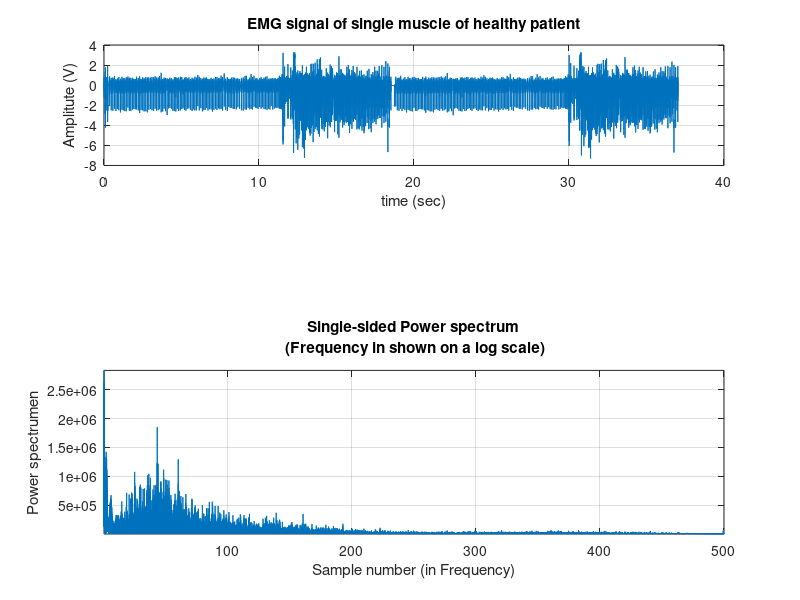
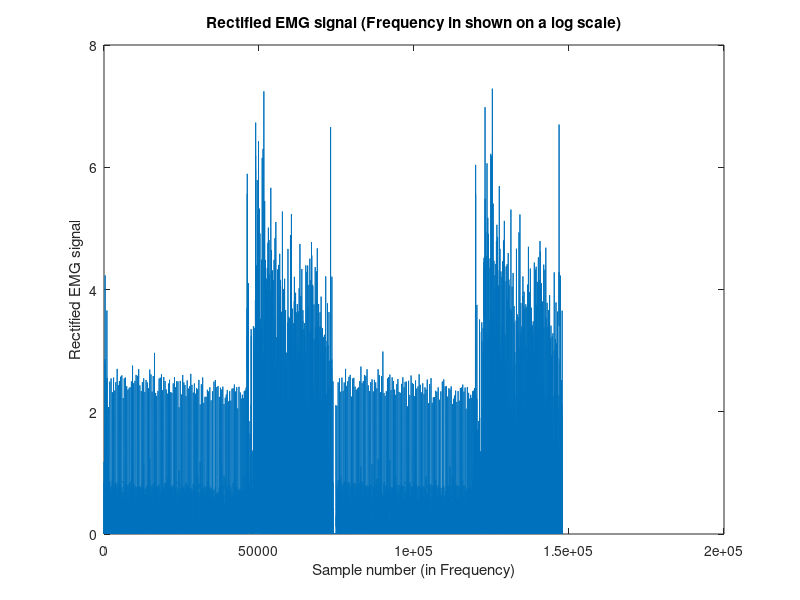
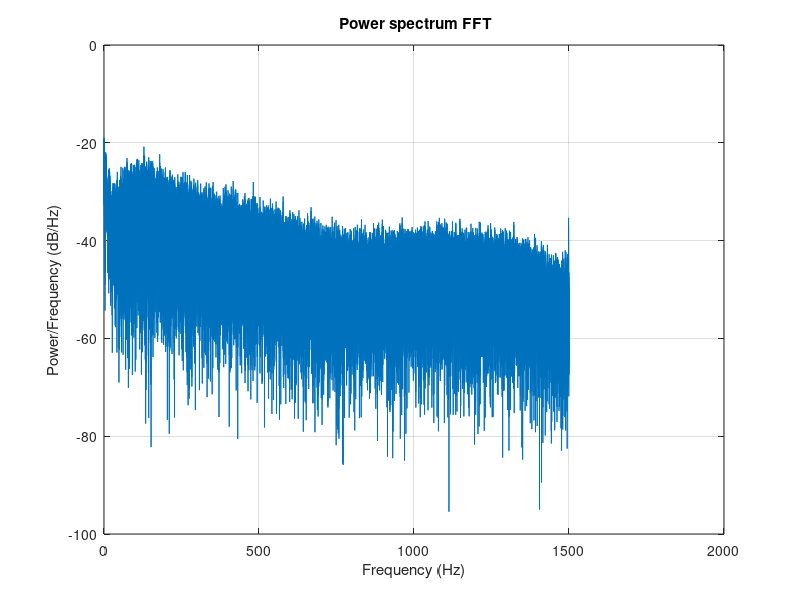
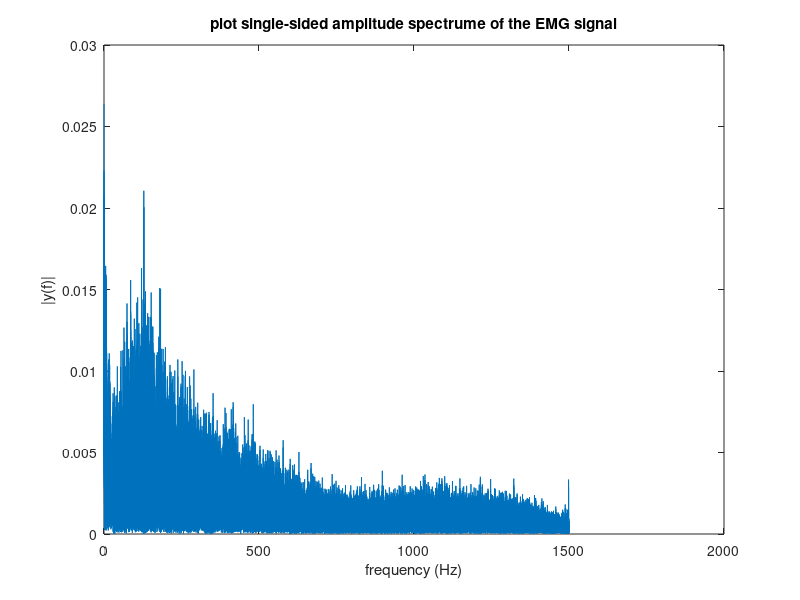

The MATLAB script that drew these images, in order:
clc;
close all;
clear all;
EMGSIG = load('emg_neuropathy.txt'); %replace the txt file accordingly
t = EMGSIG(:, 1);
y1 = EMGSIG(:, 2);
N = length(y1);
ls = size(y1);
f = 1/N;
fs = 3000;
T = 1/fs;
t1 = (0 : N-1) *T;
Nyquist = fs/2;
figure;
subplot (3,1,1);
plot(t,y1);
title ('EMG signal of single muscle of healthy patient');
xlabel ('time (sec)');
ylabel ('Amplitute (V)');
grid on;
Y= abs(fft(y1));
Y(1) = [];
power = abs(Y(1:N/2)).^2;
nyquist = 1/(2*0.001);
freq = (1:N/2)/(N/2)*nyquist;
subplot(212), plot(freq,power), grid on
xlabel('Sample number (in Frequency)')
ylabel('Power spectrumen');
title({'Single-sided Power spectrum' ...
 ' (Frequency in shown on a log scale)'});
axis tight
rms_y1 = sqrt(mean(y1.^2));
msgbox(strcat('RMS of EMG signal is = ',mat2str(rms_y1),''));
arv_y1 = abs(mean(y1));
msgbox(strcat('ARV of EMG signal is = ',mat2str(arv_y1),''));
y2 = detrend(y1);
figure;
rec_y = abs(y2);
plot (rec_y);
xlabel('Sample number (in Frequency)')
ylabel('Rectified EMG signal');
title({'Rectified EMG signal (Frequency in shown on a log scale)'});
figure;
xdft = fft(y1);
xdft = xdft(1:N/2+1);
psdx = (1/(fs*N)) * abs(xdft).^2;
psdx(2:end-1) = 2*psdx(2:end-1);
freq = 0:fs/length(y1):fs/2;
plot(freq,10*log10(psdx))
grid on
title(' Power spectrum FFT')
xlabel('Frequency (Hz)')
ylabel('Power/Frequency (dB/Hz)')
NFFT = 2 ^ nextpow2(N);
Y = fft(y1, NFFT) / N;
f = (fs / 2 * linspace(0, 1, NFFT / 2+1));
amp = ( 2 * abs(Y(1: NFFT / 2+1)));
figure;
plot(f,amp);
title('plot single-sided amplitude spectrume of the EMG signal')
xlabel('frequency (Hz)')
ylabel('|y(f)|')